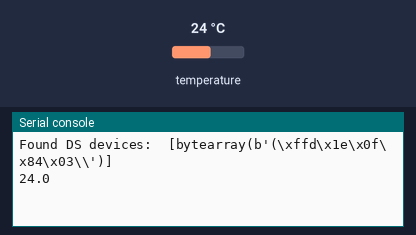
A program run on a simulated Raspberry Pi Pico running MicroPython. On the bench: the last lines printed to the serial console. The test bench sets the inputs (shaded band); at power-on: temperature 24 °C.

Above: at 1.2 s.
1.3 s: temperature set to 12 °C
At 3.4 s:
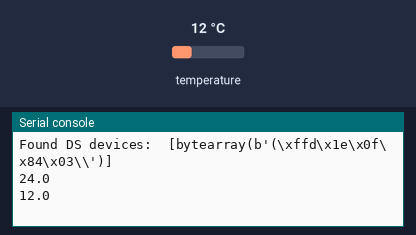
3.7 s: temperature set to 19 °C
At 5.0 s:
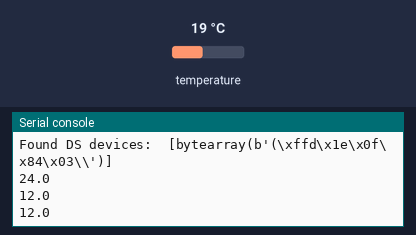
Timing chart, 0 to 6.7 s (numbered marks = the images above; inputs shaded):
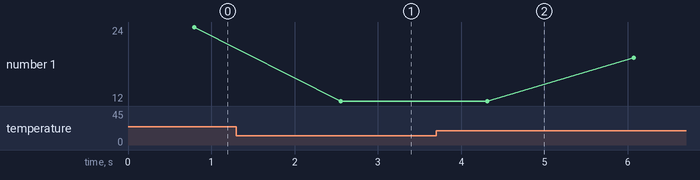

The program:

ds18b20.py
```python
'''
 * Keyestudio 37 in 1 Starter Kit for Raspberry Pi Pico
 * lesson 32
 * DS18B20
 * http://www.keyestudio.com
'''
import machine, onewire, ds18x20, time

ds_pin = machine.Pin(3)

ds_sensor = ds18x20.DS18X20(onewire.OneWire(ds_pin))

roms = ds_sensor.scan()

print('Found DS devices: ', roms)

while True:

  ds_sensor.convert_temp()

  time.sleep_ms(750)

  for rom in roms:

    #print(rom)

    print(ds_sensor.read_temp(rom))

  time.sleep(1)
```

Measured:
- after the input at 1.3 s, the serial console: prints a new line after 1.3 s (image 1)
- plotted number 1: 24 → 12 after the input at 1.3 s, 12 → 19 after the input at 3.7 s
